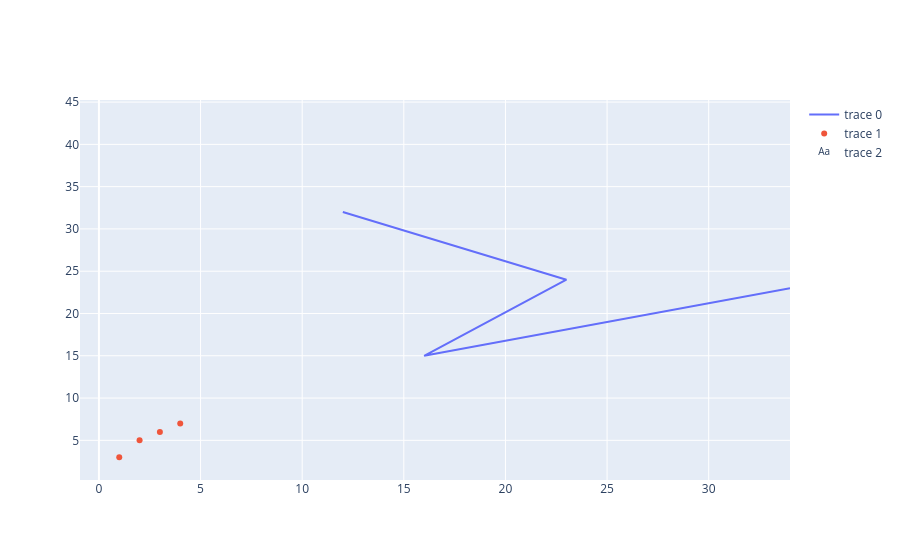

Write notebook code for a chart like this one.
### Code cell
x = [12,23,16,34]
y = [32,24,15,23]
trace1 = go.Scatter(x=x, y=y, mode='lines')
trace2 =go.Scatter(x=[1,2,3,4], y=[3,5,6,7] , mode='markers')
trace3 = go.Scatter(x=[21,13,16,18],y=[12,43,12,23], mode='text')
go.Figure(data=[trace1,trace2,trace3])

### Figure 1 — Plotly figure (JSON) as saved in the notebook; plotly's stock layout.template omitted (floating-point values rounded to 4 significant figures)
{"data": [{"mode": "lines", "type": "scatter", "x": [12, 23, 16, 34], "y": [32, 24, 15, 23]}, {"mode": "markers", "type": "scatter", "x": [1, 2, 3, 4], "y": [3, 5, 6, 7]}, {"mode": "text", "type": "scatter", "x": [21, 13, 16, 18], "y": [12, 43, 12, 23]}], "layout": {}}
